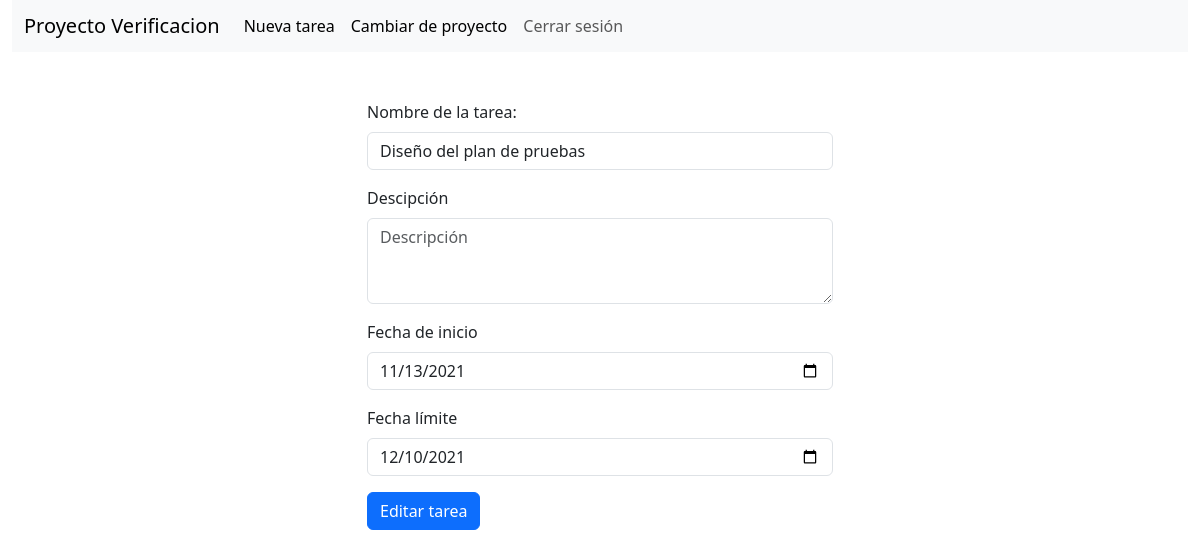
Page /proyectos/1/tareas/5/editar (signed in) on the earlier database version.
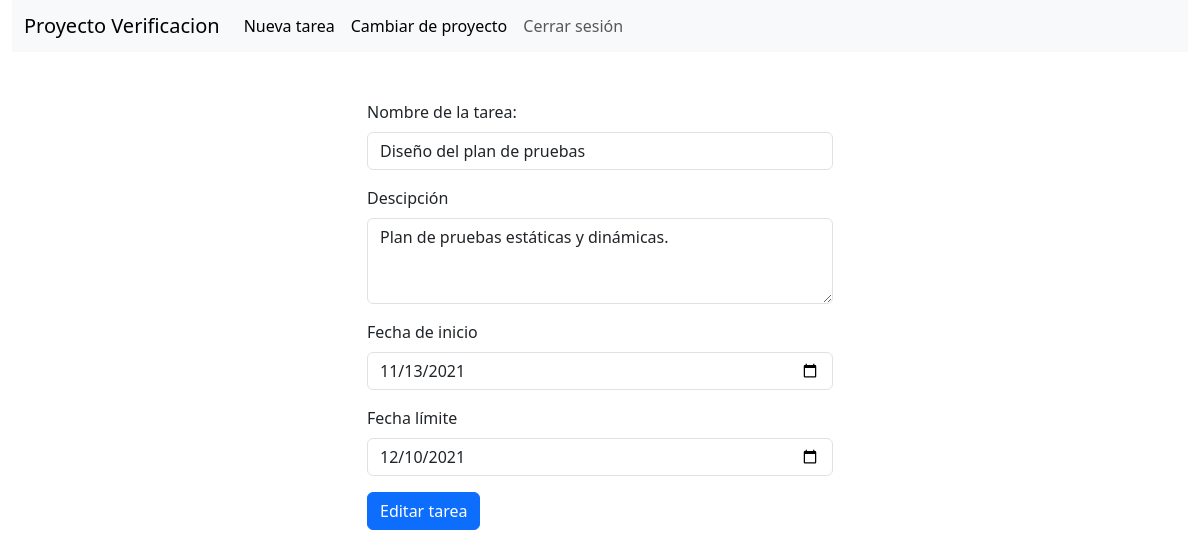
Same page on the later database version.
### diagrama_gantt/models.py (models this page shows, shortened)
class Tarea(models.Model):
    proyecto = models.ForeignKey(Proyecto, on_delete=models.CASCADE)
    nombre_tarea = models.CharField(max_length=100)
    descripcion = models.CharField(max_length=500, blank=True, null=True)
    fecha_inicial = models.DateField()
    fecha_limite = models.DateField()
    esta_completado = models.BooleanField()

### tareas/views.py (the view)
# urls.py: path('<int:id_tarea>/editar', views.editar_tarea, name='editarTarea'),
@login_required(login_url='login')
def editar_tarea(request, id_proyecto, id_tarea):
    proyecto = Proyecto.objects.get(id=id_proyecto)
    tarea = Tarea.objects.get(id=id_tarea)
    if not request.user.has_perm('diagrama_gantt.change_tarea'):
        return redirect('gantt', id_proyecto)
    if request.method == 'POST':
        formulario = IngresoTarea(request.POST)
        if formulario.is_valid():
            nombre_tarea = formulario.cleaned_data['nombre_tarea']
            descripcion = formulario.cleaned_data['descripcion']
            fecha_inicial = formulario.cleaned_data['fecha_inicial']
            fecha_limite = formulario.cleaned_data['fecha_limite']
            tarea.nombre_tarea = nombre_tarea
            tarea.descripcion = descripcion
            tarea.fecha_inicial = fecha_inicial
            tarea.fecha_limite = fecha_limite
            tarea.save()
            return redirect('gantt', proyecto.id)
    else:
        if tarea_contenida_en_proyecto_guard(id_proyecto, tarea):
            valores_iniciales = model_to_dict(tarea)
            valores_iniciales['fecha_inicial'] = str(valores_iniciales['fecha_inicial'])
            valores_iniciales['fecha_limite'] = str(valores_iniciales['fecha_limite'])
            formulario = IngresoTarea(initial=valores_iniciales)
            data = {
                'form': formulario,
                'proyecto': proyecto,
                'tarea': tarea,
                'editable': True,
            }
            return render(request, 'crear_tarea.html', data)
        else:
            raise Http404(f"Tarea no encontrada en el proyecto {proyecto.nombre_proyecto}")

### tareas/views.py (called while the page is built)
def tarea_contenida_en_proyecto_guard(id_proyecto, tarea):
    return id_proyecto == tarea.proyecto_id

### tareas/templates/crear_tarea.html (shortened to what this page needs)
{% load bootstrap5 %}
{% load widget_tweaks %}
<!DOCTYPE html>
<html lang="es">
<head>
    {% bootstrap_css %}
    {% load static %}
    <link rel="stylesheet" href="{% static 'styles_tareas.css' %}">
</head>
<body class="container-fluid">
<nav class="navbar navbar-expand-lg navbar-light bg-light">
    <div class="container-fluid">
        <a class="navbar-brand" href={% url 'gantt' proyecto.id %}>{{ proyecto.nombre_proyecto }}</a>
        <div class="collapse navbar-collapse" id="navbarSupportedContent">
            <ul class="navbar-nav me-auto mb-2 mb-lg-0">
                <li>
                    {% if editable %}
                        <a class="nav-link active" aria-current="page" href={% url 'crearTarea' proyecto.id %}>Nueva tarea</a>
                    {% else %}
                        <a class="nav-link active selected" aria-current="page" href="#">Nueva tarea</a>
                    {% endif %}
                </li>
                <li class="nav-item">
                    <a class="nav-link active" aria-current="page" href="#">Cambiar de proyecto</a>
                </li>
                <li class="nav-item">
                    <a class="nav-link" href="{% url 'cerrar_sesion' %}">Cerrar sesión</a>
                </li>
            </ul>
        </div>
    </div>
</nav>
<section class="container-fluid">
    <div class="d-flex row justify-content-center px-0 mx-0">
    {% if editable %}
        <form action={% url 'editarTarea' proyecto.id tarea.id %} method="POST" class="col-5 mt-5">
    {% else %}
        <form action={% url 'crearTarea' proyecto.id %} method="POST" class="col-5 mt-5">
    {% endif %}
            <div class="mb-3">
                <label for="{{ form.nombre_tarea.id_for_label }}"
                class="form-label">
                    {{ form.nombre_tarea.label }}
                </label>
            {{ form.nombre_tarea }}
            </div>
            <div class="mb-3">
                <label for="{{ form.descripcion.id_for_label }}"
                class="form-label">
                    {{ form.descripcion.label }}
                </label>
            {{ form.descripcion }}
            </div>
            <div class="mb-3">
                <label for="{{ form.fecha_inicial.id_for_label }}"
                class="form-label">
                    {{ form.fecha_inicial.label }}
                </label>
                {% if editable %}
                    {{ form.fecha_inicial }}
                {% else %}
                    {{ form.fecha_inicial | attr:hoy }}
                {% endif %}
            </div>
            <div class="mb-3">
                <label for="{{ form.fecha_limite.id_for_label }}"
                class="form-label">
                    {{ form.fecha_limite.label }}
                </label>
                {% if editable %}
                    {{ form.fecha_limite }}
                {% else %}
                    {{ form.fecha_limite | attr:manana }}
                {% endif %}
            </div>
            {% if editable %}
                <input class="btn btn-primary" type="submit" value="Editar tarea">
            {% else %}
                <input class="btn btn-primary" type="submit" value="Crear tarea">
            {% endif %}
        </form>
    </div>
</section>
</body>
</html>

Differences in the rows shown:
changed Tarea "Diseño del plan de pruebas": descripcion (not shown) → "Plan de pruebas estáticas y dinámicas."
